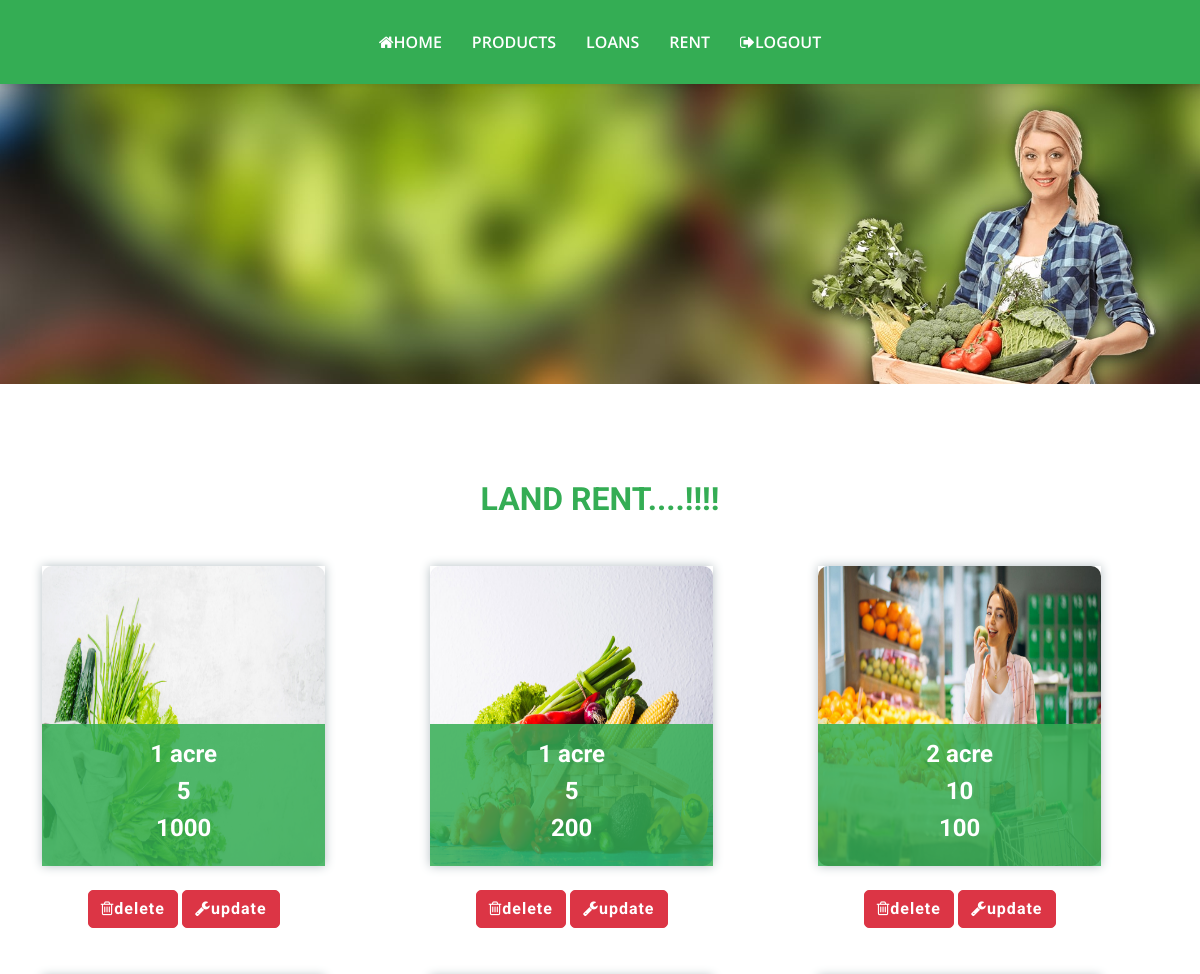
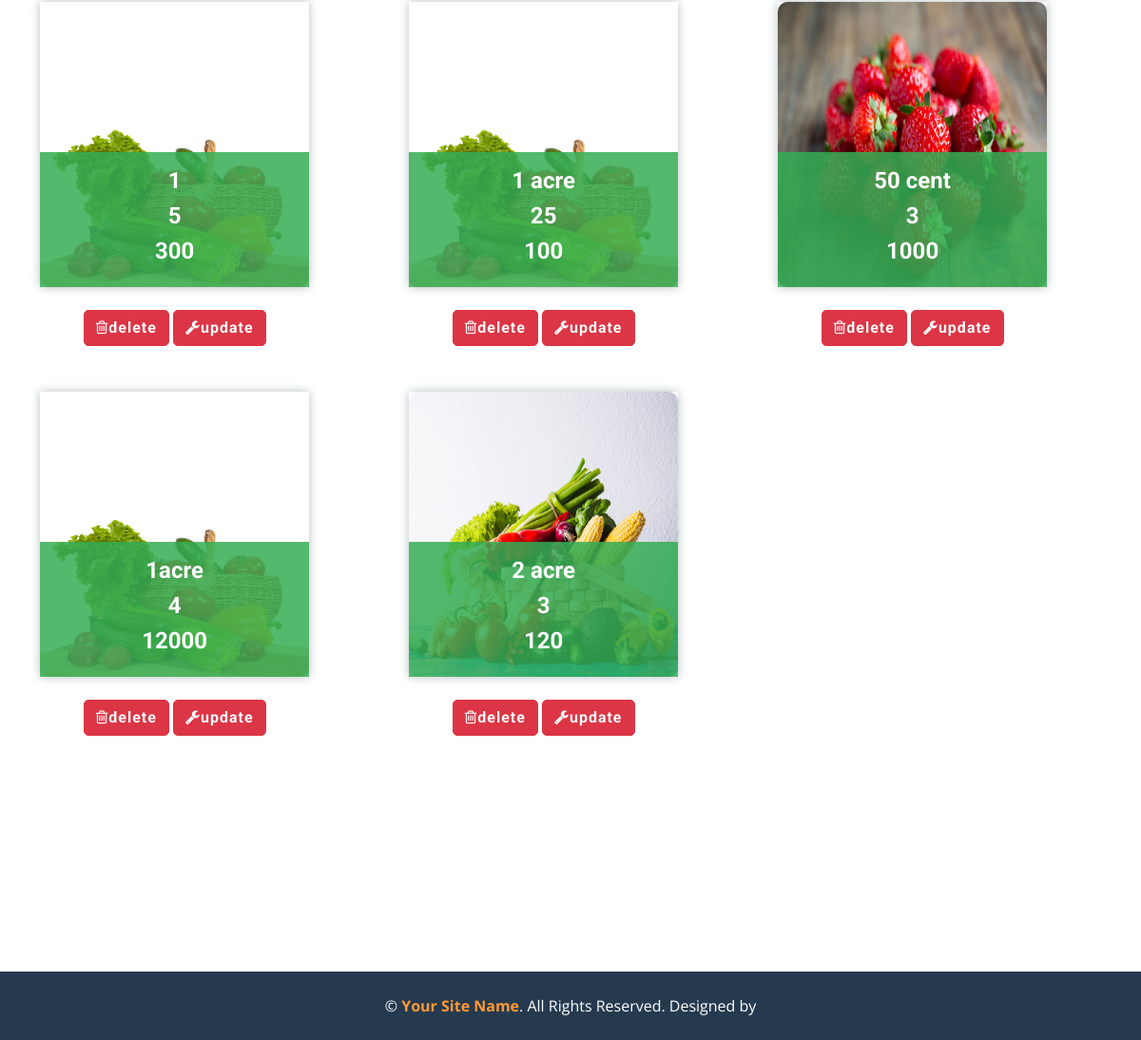
The page /viewlandrent/ (signed in) on the database its author committed (2 pictures, top to bottom).
### farmerapp/models.py (models this page shows)
class Lands(models.Model):
    area=models.CharField(max_length=50,null=True)
    duration=models.CharField(max_length=50,null=True)
    amount=models.IntegerField()
    techid=models.ForeignKey(Farmtech,on_delete=models.CASCADE)
    img=models.ImageField(upload_to="gallery")
    status=models.CharField(max_length=100, null=True, default="0")

### farmerapp/views.py (the view)
# urls.py: path('viewlandrent/',views.viewlandrent),
def viewlandrent(request):
    uid=request.session['uid']
    Uid=Farmtech.objects.get(farm=uid)
    farm=Lands.objects.filter(techid=Uid)
    print(uid)
    vehicle=Lands.objects.filter(techid=uid)
    return render(request,'farmtech/viewland.html',{'farm':farm})

### templates/farmtech/viewland.html (shortened to what this page needs)
{% extends 'farmtech/farmtechbase.html' %}
{% load static %}
{% block content %}
<div class="container-fluid py-5">
    <div class="container">
        <div class="mx-auto text-center mb-5" style="max-width: 500px;">
            <h2 class="text-primary text-uppercase">Land Rent....!!!!</h2>
        </div>
        <div class="row g-5">
            {% for i in farm %}
            <div class="col-lg-4 col-md-6">
                <div class="row g-0">
                    <div class="col-10">
                        <div class="position-relative" style="box-shadow: 0px 0px 10px rgb(182, 192, 196)">
                            <img class="img-fluid w-100" src="/static/media/{{i.img}}" style="height:300px; width:auto; border-radius:10px" alt="">
                            <div class="position-absolute start-0 bottom-0 w-100 py-3 px-4" style="background: rgba(52, 173, 84, .85);">
                                <center>
                                <h4 class="text-white">{{i.area}}</h4>
                                <h4 class="text-white">{{i.duration}}</h4>
                                <h4 class="text-white">{{i.amount}}</h4>
                                </center>
                            </div>
                        </div>
                        <br>
                        <center>
                        <a href="/deleteland?lid={{i.id}}" class="btn btn-danger" style="border-radius:5px;"><i class="fa fa-trash-o" aria-hidden="true"></i>delete</a>
                        <a href="/updateland?lid={{i.id}}" class="btn btn-danger" style="border-radius:5px;"><i class="fa fa-wrench" aria-hidden="true"></i>update</a>
                        </center>
                    </div>
                </div>
            </div>
                {% endfor %}
            </div>
                </div>
            </div>
{% endblock %}

### static/css/style.css (style rules this page uses)
:root { --primary: #34AD54; --secondary: #FF9933; --light: #F6FFF2; --dark: #263A4F; }
.btn { font-family: 'Roboto', sans-serif; letter-spacing: 1px; font-weight: 700; transition: .5s; }

### rows shown on the page
Lands: img (picture), area "1 acre", duration "5", amount "1000"
Lands: img (picture), area "1 acre", duration "5", amount "200"
Lands: img (picture), area "2 acre", duration "10", amount "100"
Lands: img (picture), area "1", duration "5", amount "300"
Lands: img (picture), area "1 acre", duration "25", amount "100"
Lands: img (picture), area "50 cent", duration "3", amount "1000"
Lands: img (picture), area "1acre", duration "4", amount "12000"
Lands: img (picture), area "2 acre", duration "3", amount "120"
